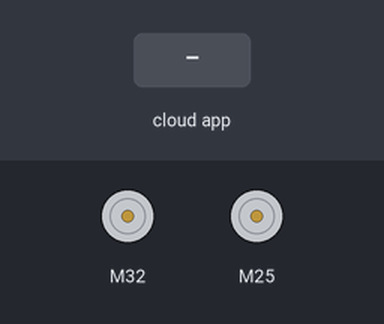
A sketch run on a simulated ESP32. Shown: 2 × DC motor (green arrow = forward, orange = backward, longer = faster). The test bench sets the inputs (shaded band). What the sketch prints to the serial monitor is not drawn.

Above: at 2.7 s.
2.8 s: the phone or cloud app sets forward to 0
4.3 s: the phone or cloud app sets back to 1
At 5.5 s:
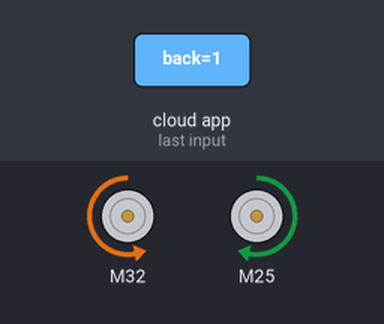
5.8 s: the phone or cloud app sets left to 1
At 7.0 s:
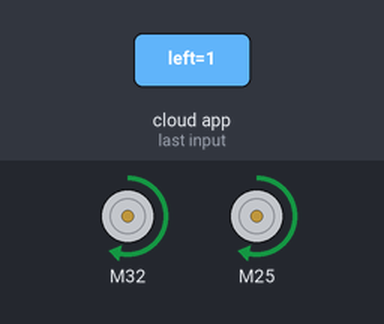
7.3 s: the phone or cloud app sets right to 1
At 8.6 s:
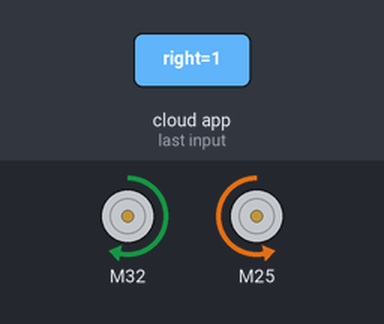
10.3 s: the phone or cloud app sets back to 0
At 11.4 s:
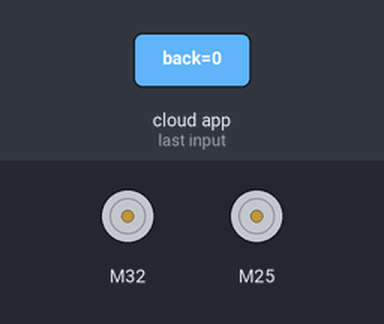
Timing chart, 0 to 12.8 s (numbered marks = the images above; inputs shaded):
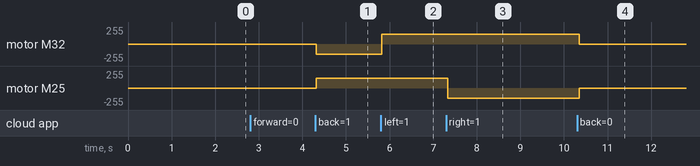

Measured:
- after the input at 4.3 s, motor M32: stopped → backward 150/255 at once; motor M25: stopped → forward 150/255 at once
- after the input at 5.8 s, motor M32: backward 150/255 → forward 150/255 at once
- after the input at 7.3 s, motor M25: forward 150/255 → backward 150/255 at once
- after the input at 10.3 s, motor M32: forward 150/255 → stopped after 0.05 s; motor M25: backward 150/255 → stopped after 0.05 s

The sketch:

adafruit_IO_control_remoto.ino
```cpp
#include "AdafruitIO_WiFi.h"
#include <Wire.h>
#include <TB6612_ESP32.h>

#define IO_USERNAME  "##"
#define IO_KEY       "##"

#define WIFI_SSID       "##"
#define WIFI_PASS       "##"


AdafruitIO_WiFi io(IO_USERNAME, IO_KEY, WIFI_SSID, WIFI_PASS);


AdafruitIO_Feed *adelante = io.feed("forward");
AdafruitIO_Feed *atras = io.feed("back");
AdafruitIO_Feed *izquierda = io.feed("left");
AdafruitIO_Feed *derecha = io.feed("right");


//MOTOR1
#define AIN1 32
#define AIN2 33
#define PWMA 12

//MOTOR2
#define BIN1 25
#define BIN2 26
#define PWMB 14

const int offsetA = 1;
const int offsetB = -1;

Motor motor1 = Motor(AIN1, AIN2, PWMA, offsetA, 0, 5000, 8, 1);
Motor motor2 = Motor(BIN1, BIN2, PWMB, offsetB, 0, 5000, 8, 2);

void setup() {

  // start the serial connection
  Serial.begin(115200);

  // wait for serial monitor to open
  while(! Serial);

  // connect to io.adafruit.com
  Serial.print("Connecting to Adafruit IO");
  io.connect();

  // wait for a connection
  while(io.status() < AIO_CONNECTED) {
    Serial.print(".");
    delay(500);
  }

  // we are connected
  Serial.println();
  Serial.println(io.statusText());

  adelante->onMessage(handleForward);
  atras->onMessage(handleBack);
  izquierda->onMessage(handleLeft);
  derecha->onMessage(handleRight);
}

void loop() {

  // io.run(); is required for all sketches.
  // it should always be present at the top of your loop
  // function. it keeps the client connected to
  // io.adafruit.com, and processes any incoming data.
  io.run();


}

void handleForward(AdafruitIO_Data *data) {
  int x = data->toInt();
  Serial.print("Adelante: ");
  Serial.println(x);
  (x != 0) ? forward(motor1, motor2, 150) : brake(motor1, motor2);
}
void handleBack(AdafruitIO_Data *data) {
  int x = data->toInt();
  Serial.print("Atras: ");
  Serial.println(x);
  (x != 0) ? back(motor1, motor2, 150) : brake(motor1, motor2);
}
void handleLeft(AdafruitIO_Data *data) {
  int x = data->toInt();
  Serial.print("Izquierda: ");
  Serial.println(x);
  (x != 0) ? forward(motor1, motor1, 150) : brake(motor1, motor2);
}
void handleRight(AdafruitIO_Data *data) {
  int x = data->toInt();
  Serial.print("Derecha: ");
  Serial.println(x);
  (x != 0) ? forward(motor2, motor2, 150) : brake(motor1, motor2);
}
```
